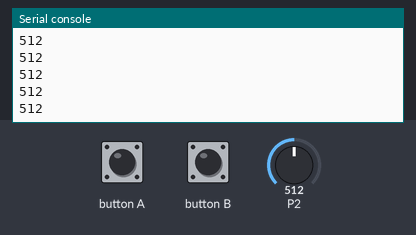
Bench run of a program on a simulated BBC micro:bit running MicroPython. Parts: the last lines printed to the serial console. Inputs (shaded band) come from the test bench; at power-on: P2 = 512 (analog values on the 0–1023 scale).

Above: at 1.2 s.
1.3 s: P2 set to 716
At 2.1 s:
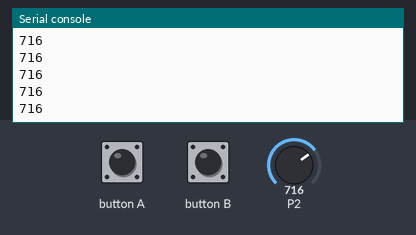
2.8 s: P2 set to 900
At 3.7 s:
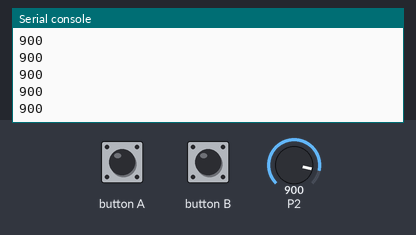
Timing chart, 0 to 4.5 s (numbered marks = the images above; inputs shaded):
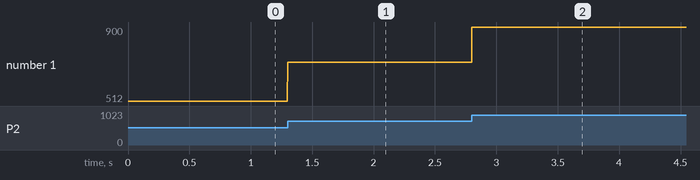

The program:

co.py
```python
from microbit import *


class CO(object):
    """基本描述

    一氧化碳传感器

    Args:
        pin: 连接端口

    Returns:
        value: 一氧化碳值
    """

    def __init__(self, pin):
            self.__pin = pin

    def get_co(self):
        """基本描述

        获取一氧化碳值

        """
        return self.__pin.read_analog()


if __name__ == '__main__':
    co = CO(pin2)
    while True:
        print(co.get_co())
```

Measured:
- after the input at 1.3 s, the serial console: prints a new line at once (image 1)
- after the input at 2.8 s, the serial console: prints a new line at once (image 2)
- plotted number 1: 512 → 716 after the input at 1.3 s, 716 → 900 after the input at 2.8 s
